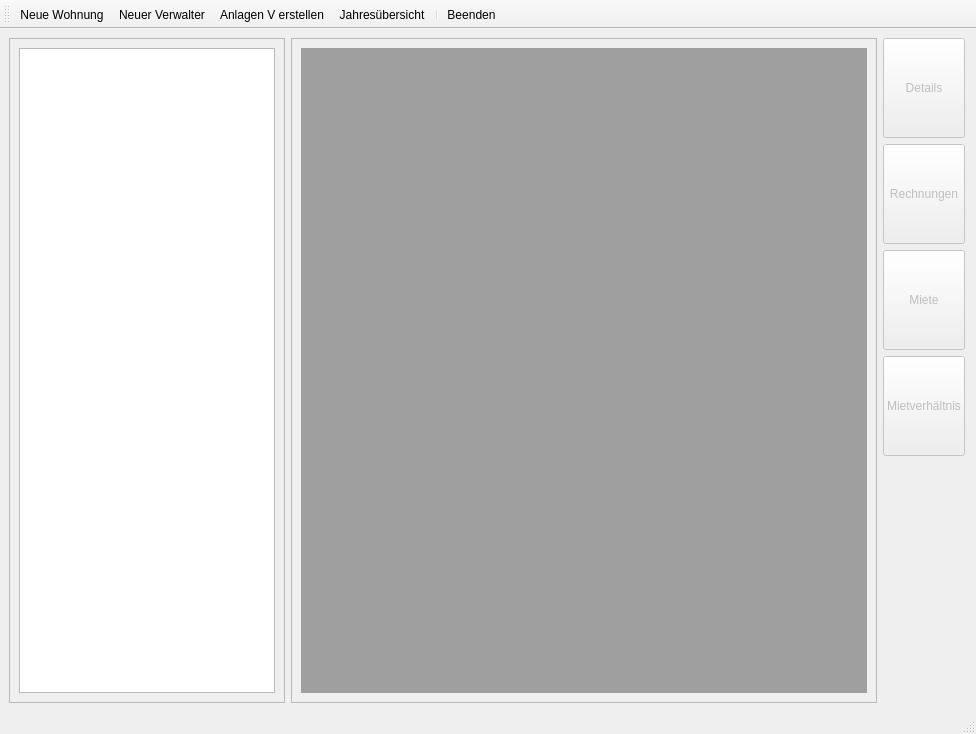
<?xml version="1.0" encoding="UTF-8"?>
<ui version="4.0">
 <class>MainWindow</class>
 <widget class="QMainWindow" name="MainWindow">
  <property name="geometry">
   <rect>
    <x>0</x>
    <y>0</y>
    <width>976</width>
    <height>734</height>
   </rect>
  </property>
  <property name="sizePolicy">
   <sizepolicy hsizetype="Fixed" vsizetype="Fixed">
    <horstretch>0</horstretch>
    <verstretch>0</verstretch>
   </sizepolicy>
  </property>
  <property name="windowTitle">
   <string>Wohnungsverwaltung</string>
  </property>
  <widget class="QWidget" name="centralwidget">
   <layout class="QGridLayout" name="gridLayout">
    <property name="rightMargin">
     <number>11</number>
    </property>
    <item row="4" column="2">
     <spacer name="verticalSpacer">
      <property name="orientation">
       <enum>Qt::Vertical</enum>
      </property>
      <property name="sizeHint" stdset="0">
       <size>
        <width>20</width>
        <height>40</height>
       </size>
      </property>
     </spacer>
    </item>
    <item row="3" column="2">
     <widget class="QPushButton" name="btnMietverh">
      <property name="enabled">
       <bool>false</bool>
      </property>
      <property name="minimumSize">
       <size>
        <width>0</width>
        <height>100</height>
       </size>
      </property>
      <property name="text">
       <string>Mietverhältnis</string>
      </property>
     </widget>
    </item>
    <item row="2" column="2">
     <widget class="QPushButton" name="btnMiete">
      <property name="enabled">
       <bool>false</bool>
      </property>
      <property name="minimumSize">
       <size>
        <width>0</width>
        <height>100</height>
       </size>
      </property>
      <property name="text">
       <string>Miete</string>
      </property>
     </widget>
    </item>
    <item row="1" column="2">
     <widget class="QPushButton" name="btnRechnungen">
      <property name="enabled">
       <bool>false</bool>
      </property>
      <property name="minimumSize">
       <size>
        <width>0</width>
        <height>100</height>
       </size>
      </property>
      <property name="text">
       <string>Rechnungen</string>
      </property>
     </widget>
    </item>
    <item row="0" column="2">
     <widget class="QPushButton" name="btnDetails">
      <property name="enabled">
       <bool>false</bool>
      </property>
      <property name="minimumSize">
       <size>
        <width>0</width>
        <height>100</height>
       </size>
      </property>
      <property name="text">
       <string>Details</string>
      </property>
     </widget>
    </item>
    <item row="0" column="1" rowspan="5">
     <widget class="QScrollArea" name="scrollArea_2">
      <property name="sizePolicy">
       <sizepolicy hsizetype="Expanding" vsizetype="Expanding">
        <horstretch>2</horstretch>
        <verstretch>0</verstretch>
       </sizepolicy>
      </property>
      <property name="widgetResizable">
       <bool>true</bool>
      </property>
      <widget class="QWidget" name="scrollAreaWidgetContents_3">
       <property name="geometry">
        <rect>
         <x>0</x>
         <y>0</y>
         <width>559</width>
         <height>660</height>
        </rect>
       </property>
       <layout class="QVBoxLayout" name="verticalLayout">
        <item>
         <widget class="QMdiArea" name="mdiArea"/>
        </item>
       </layout>
      </widget>
     </widget>
    </item>
    <item row="0" column="0" rowspan="5">
     <widget class="QScrollArea" name="scrollArea">
      <property name="sizePolicy">
       <sizepolicy hsizetype="Expanding" vsizetype="Expanding">
        <horstretch>0</horstretch>
        <verstretch>1</verstretch>
       </sizepolicy>
      </property>
      <property name="maximumSize">
       <size>
        <width>600</width>
        <height>16777215</height>
       </size>
      </property>
      <property name="widgetResizable">
       <bool>true</bool>
      </property>
      <widget class="QWidget" name="scrollAreaWidgetContents">
       <property name="geometry">
        <rect>
         <x>0</x>
         <y>0</y>
         <width>274</width>
         <height>660</height>
        </rect>
       </property>
       <layout class="QHBoxLayout" name="horizontalLayout_2">
        <item>
         <widget class="QTreeView" name="tvWohnungen">
          <property name="font">
           <font>
            <pointsize>14</pointsize>
           </font>
          </property>
          <property name="styleSheet">
           <string notr="true"/>
          </property>
         </widget>
        </item>
       </layout>
      </widget>
     </widget>
    </item>
   </layout>
  </widget>
  <widget class="QStatusBar" name="statusbar">
   <property name="statusTip">
    <string/>
   </property>
  </widget>
  <widget class="QToolBar" name="toolBar">
   <property name="sizePolicy">
    <sizepolicy hsizetype="Preferred" vsizetype="Preferred">
     <horstretch>0</horstretch>
     <verstretch>0</verstretch>
    </sizepolicy>
   </property>
   <property name="windowTitle">
    <string>toolBar</string>
   </property>
   <attribute name="toolBarArea">
    <enum>TopToolBarArea</enum>
   </attribute>
   <attribute name="toolBarBreak">
    <bool>false</bool>
   </attribute>
   <addaction name="action_Neue_Wohnung"/>
   <addaction name="actionNeuer_Verwalter"/>
   <addaction name="actionAnlagen_V_erstellen"/>
   <addaction name="actionJahresuebersicht"/>
   <addaction name="separator"/>
   <addaction name="action_Beenden"/>
  </widget>
  <action name="action_Beenden">
   <property name="text">
    <string>&amp;Beenden</string>
   </property>
  </action>
  <action name="action_Neue_Wohnung">
   <property name="text">
    <string>&amp;Neue Wohnung...</string>
   </property>
  </action>
  <action name="actionWohnung_l_schen">
   <property name="text">
    <string>Wohnung &amp;löschen</string>
   </property>
  </action>
  <action name="actionNeuer_Verwalter">
   <property name="text">
    <string>Neuer &amp;Verwalter...</string>
   </property>
  </action>
  <action name="actionAnlagen_V_erstellen">
   <property name="text">
    <string>Anlagen V erstellen...</string>
   </property>
  </action>
  <action name="actionJahresuebersicht">
   <property name="text">
    <string>Jahresübersicht</string>
   </property>
   <property name="toolTip">
    <string>Übersicht über die Einnahmen und Ausgaben des laufenden Jahres</string>
   </property>
  </action>
 </widget>
 <resources/>
 <connections>
  <connection>
   <sender>btnRechnungen</sender>
   <signal>clicked()</signal>
   <receiver>MainWindow</receiver>
   <slot>onRechnungenClicked()</slot>
   <hints>
    <hint type="sourcelabel">
     <x>675</x>
     <y>204</y>
    </hint>
    <hint type="destinationlabel">
     <x>715</x>
     <y>537</y>
    </hint>
   </hints>
  </connection>
  <connection>
   <sender>btnDetails</sender>
   <signal>clicked()</signal>
   <receiver>MainWindow</receiver>
   <slot>onDetailsClicked()</slot>
   <hints>
    <hint type="sourcelabel">
     <x>655</x>
     <y>111</y>
    </hint>
    <hint type="destinationlabel">
     <x>648</x>
     <y>531</y>
    </hint>
   </hints>
  </connection>
  <connection>
   <sender>btnMiete</sender>
   <signal>clicked()</signal>
   <receiver>MainWindow</receiver>
   <slot>onMieteClicked()</slot>
   <hints>
    <hint type="sourcelabel">
     <x>691</x>
     <y>337</y>
    </hint>
    <hint type="destinationlabel">
     <x>718</x>
     <y>489</y>
    </hint>
   </hints>
  </connection>
  <connection>
   <sender>btnMietverh</sender>
   <signal>clicked()</signal>
   <receiver>MainWindow</receiver>
   <slot>onMietverhaeltnisClicked()</slot>
   <hints>
    <hint type="sourcelabel">
     <x>708</x>
     <y>413</y>
    </hint>
    <hint type="destinationlabel">
     <x>721</x>
     <y>465</y>
    </hint>
   </hints>
  </connection>
  <connection>
   <sender>tvWohnungen</sender>
   <signal>clicked(QModelIndex)</signal>
   <receiver>MainWindow</receiver>
   <slot>onWohnungenTreeClicked()</slot>
   <hints>
    <hint type="sourcelabel">
     <x>399</x>
     <y>596</y>
    </hint>
    <hint type="destinationlabel">
     <x>652</x>
     <y>615</y>
    </hint>
   </hints>
  </connection>
 </connections>
 <slots>
  <slot>onRechnungenClicked()</slot>
  <slot>onDetailsClicked()</slot>
  <slot>onMieteClicked()</slot>
  <slot>onMietverhaeltnisClicked()</slot>
  <slot>onWohnungenTreeClicked()</slot>
 </slots>
</ui>
